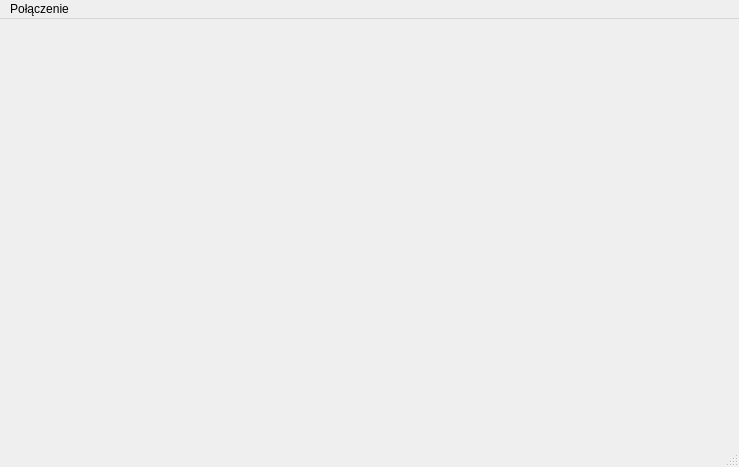
<?xml version="1.0" encoding="UTF-8"?>
<ui version="4.0">
 <class>MainWindow</class>
 <widget class="QMainWindow" name="MainWindow">
  <property name="geometry">
   <rect>
    <x>0</x>
    <y>0</y>
    <width>739</width>
    <height>467</height>
   </rect>
  </property>
  <property name="windowTitle">
   <string>MainWindow</string>
  </property>
  <widget class="Display" name="centralWidget">
   <property name="minimumSize">
    <size>
     <width>721</width>
     <height>0</height>
    </size>
   </property>
   <property name="maximumSize">
    <size>
     <width>721</width>
     <height>417</height>
    </size>
   </property>
   <widget class="Display" name="widget" native="true">
    <property name="geometry">
     <rect>
      <x>19</x>
      <y>19</y>
      <width>611</width>
      <height>301</height>
     </rect>
    </property>
   </widget>
  </widget>
  <widget class="QMenuBar" name="menuBar">
   <property name="geometry">
    <rect>
     <x>0</x>
     <y>0</y>
     <width>739</width>
     <height>25</height>
    </rect>
   </property>
   <widget class="QMenu" name="menuPo_czenie">
    <property name="title">
     <string>Połączenie</string>
    </property>
    <addaction name="actionConnect"/>
   </widget>
   <addaction name="menuPo_czenie"/>
  </widget>
  <widget class="QStatusBar" name="statusBar"/>
  <action name="actionConnect">
   <property name="text">
    <string>Połacz</string>
   </property>
  </action>
 </widget>
 <layoutdefault spacing="6" margin="11"/>
 <customwidgets>
  <customwidget>
   <class>Display</class>
   <extends>QWidget</extends>
   <header>display.h</header>
   <container>1</container>
  </customwidget>
 </customwidgets>
 <resources/>
 <connections/>
</ui>
